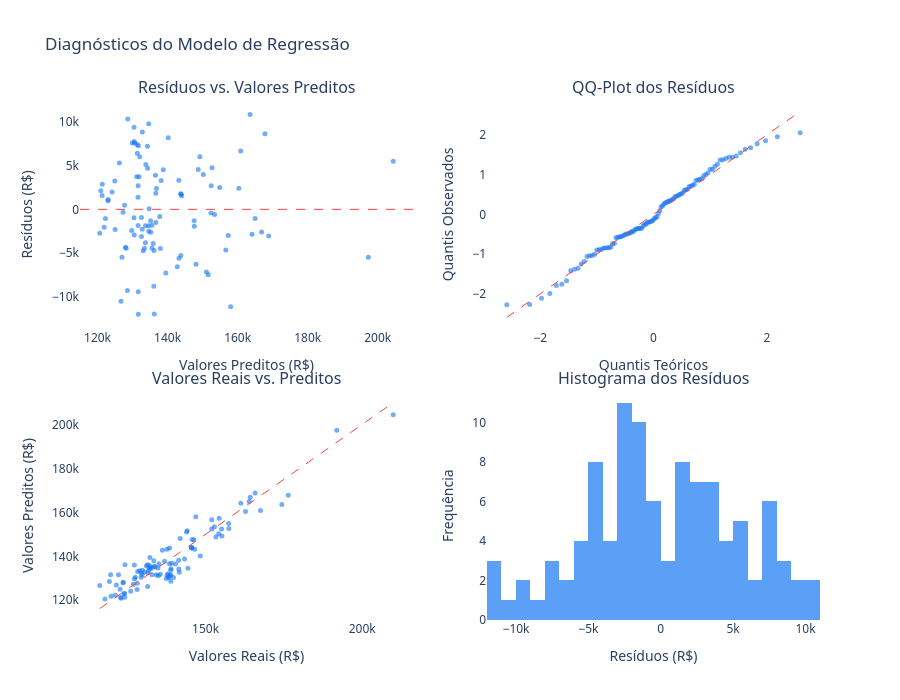

The notebook cell saved with this chart:
### Markdown cell above
## 3. Diagnósticos do Modelo

Avaliamos a qualidade do ajuste com quatro visualizações clássicas e as métricas numéricas.

### Code cell
# Grid 2x2 de diagnósticos
fig_diag = plot_model_diagnostics(mmm)
fig_diag.show()

# Métricas numéricas
diag = mmm.get_model_diagnostics()
print("=" * 50)
print("MÉTRICAS DO MODELO")
print("=" * 50)
print(f"R²:              {diag['r2']:.4f}")
print(f"R² ajustado:     {diag['adj_r2']:.4f}")
print(f"MAPE:            {diag['mape']:.2f}%")
print(f"MAE:             R$ {diag['mae']:,.2f}")
print(f"RMSE:            R$ {diag['rmse']:,.2f}")
print(f"Durbin-Watson:   {diag['durbin_watson']:.3f}")
print(f"Ajuste restrito: {'Sim' if diag['is_constrained'] else 'Não'}")
print()

# VIF
print("MULTICOLINEARIDADE (VIF):")
print("-" * 50)
for feature, vif_val in diag["vif"].items():
    alerta = " ⚠ ALTO" if vif_val > 10 else ""
    nome_curto = feature.replace("spend_", "").replace("_transformed", "")
    print(f"  {nome_curto:<30s} {vif_val:>8.2f}{alerta}")
